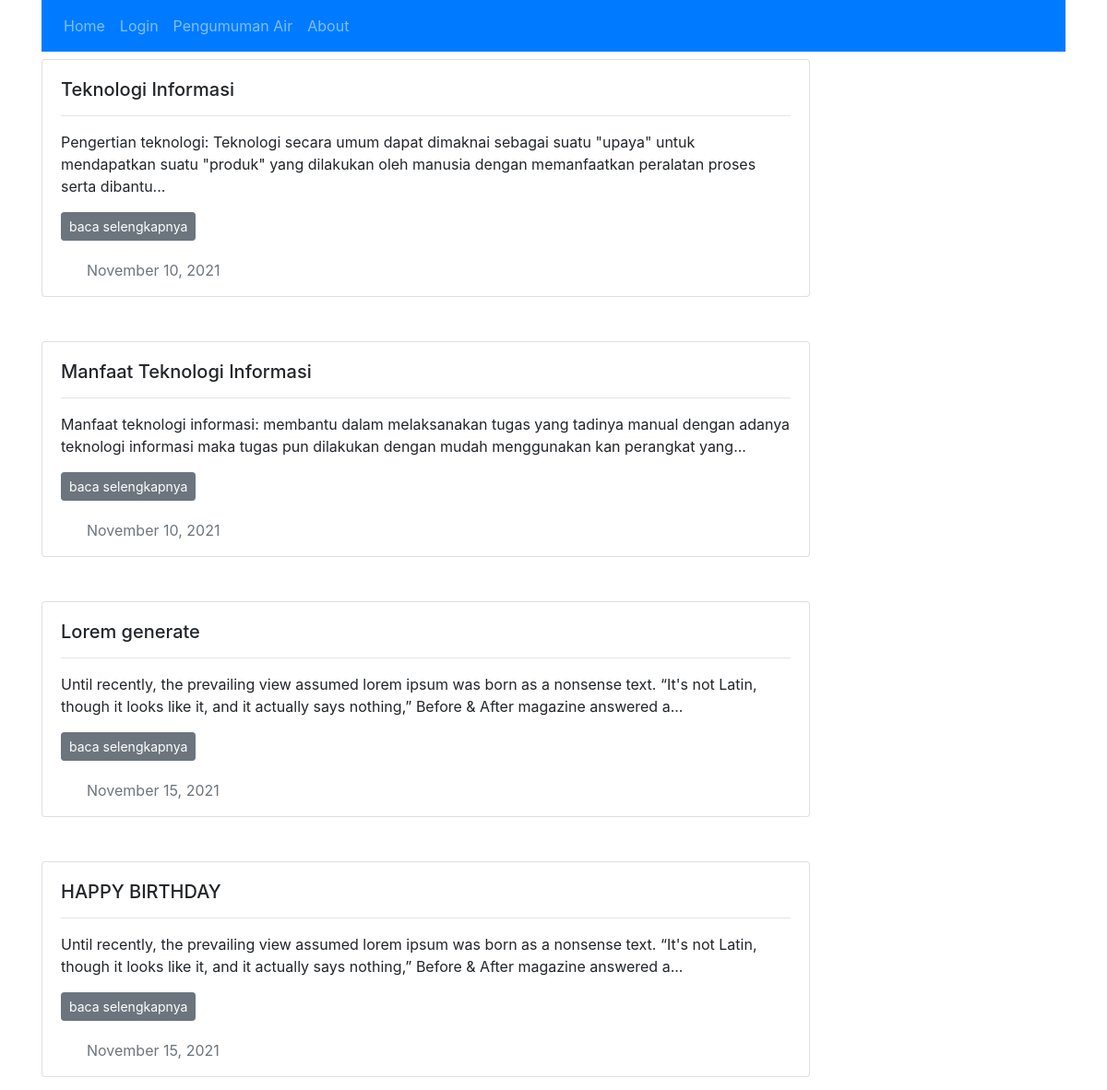
Before: / (upper part) with the older database file.
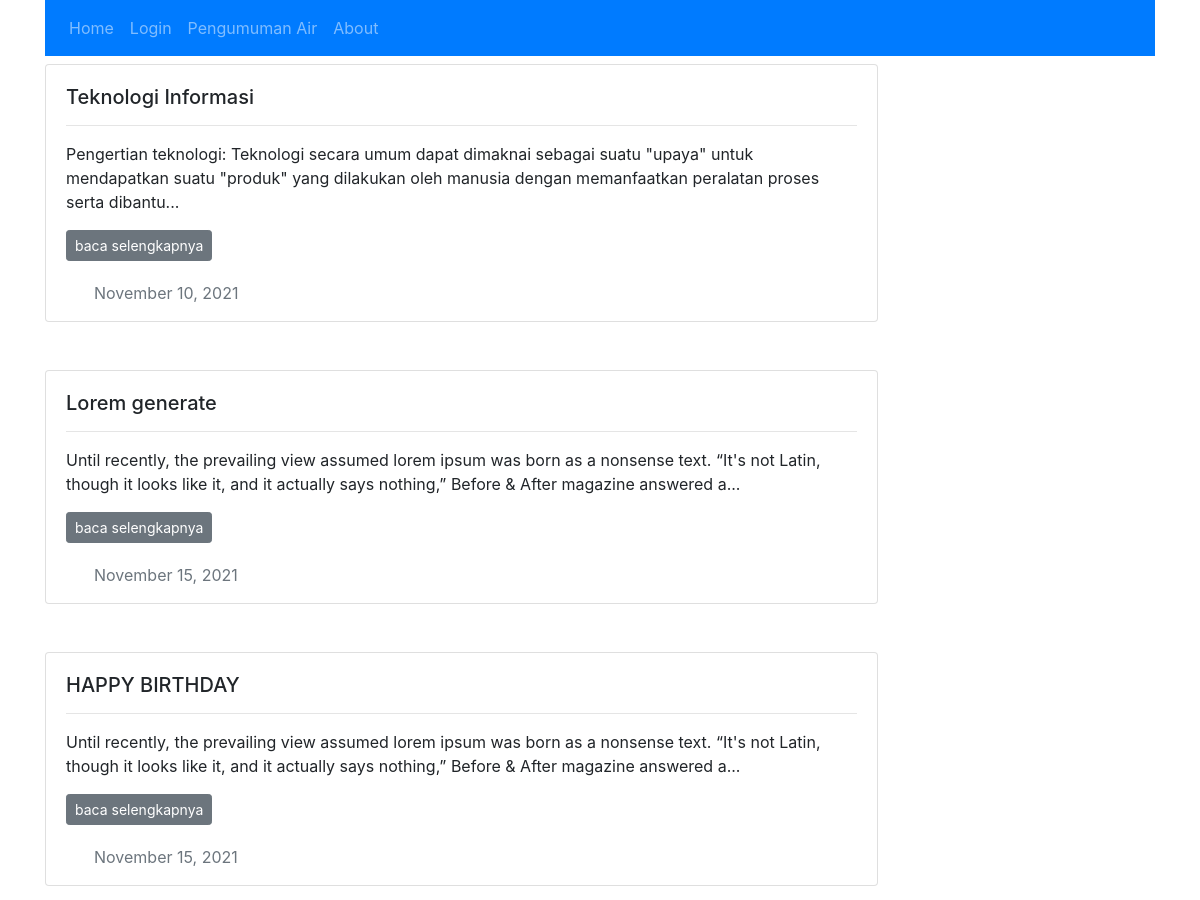
After: the same page with the newer database file.
### affairs/models.py (models this page shows, shortened)
class Artikel(db.Model):
    id = db.Column(db.Integer, primary_key=True)
    judul = db.Column(db.String(255), nullable=False)
    konten = db.Column(db.Text, nullable=False)
    thumbnail = db.Column(db.String(255), nullable=False)
    tgl_post = db.Column(db.DateTime, nullable=False, default=datetime.utcnow)
    kategori_id = db.Column(db.Integer, db.ForeignKey('kategori.id'), nullable=False)

### affairs/admin/routes.py (the view)
@admingam.route("/")
def home():
    daf_ar = Artikel.query.all() #paginate(page=halaman, per_page=3)
    return render_template("index.html", daf_ar=daf_ar)

### affairs/templates/index.html
{% extends 'layout.html'%}
{%block content %}
{% for df in daf_ar %}
      <div class="card w-75 ">
        <div class="card-body">
          <h5 class="card-title">{{df.judul}}</h5>
          <hr>
          <p class="card-text">{{df.konten | truncate(200) | striptags()}}</p>
          <a href="{{url_for('admingam.baca_ar', id=df.id)}}" class="btn btn-secondary btn-sm">baca selengkapnya</a>
        </div>
        <p class="text-muted ml-5">{{df.tgl_post.strftime('%B %d, %Y')}}</p>
      </div>
      <br><br>
{% endfor %}
{%endblock content %}

### affairs/templates/layout.html (shortened to what this page needs)
<!doctype html>
<html lang="en">
  <head>
    <link rel="stylesheet" href="https://cdn.jsdelivr.net/npm/bootstrap@4.0.0/dist/css/bootstrap.min.css">
  </head>
  <body>
  <div class="container" >
    <nav class="navbar navbar-expand-lg navbar navbar-dark bg-primary mb-2">
        <div class="collapse navbar-collapse" id="navbarNavDropdown">
          <ul class="navbar-nav">
              {% if current_user.is_authenticated %}
            <li class="nav-item active">
              <a class="nav-link" href="">Home <span class="sr-only">(current)</span></a>
            </li>
            <li class="nav-item dropdown">
              <a class="nav-link dropdown-toggle" href="#" id="navbarDropdownMenuLink" data-toggle="dropdown" aria-haspopup="true" aria-expanded="false">
               Menu
              </a>
              <div class="dropdown-menu" aria-labelledby="navbarDropdownMenuLink">
                <a class="dropdown-item" href="{{url_for('admingam.tambah_kat')}}">Tambah Kategori</a>
                <a class="dropdown-item" href="{{url_for('admingam.tambah_artikel')}}">Tambah artikel</a>
                <a class="dropdown-item" href="{{url_for('admingam.admin_panel')}}">Admin Panel</a>
                <a class="dropdown-item" href="{{url_for('admingam.logout_adm')}}">Logout</a>
              </div>
            </li>
            {%else %}
            <li class="nav-item">
              <a class="nav-link" href="/">Home</a>
            </li>
            <li class="nav-item">
              <a class="nav-link" href="{{url_for('admingam.login_adm')}}">Login</a>
            </li>
            <li class="nav-item">
              <a class="nav-link" href="{{url_for('admingam.lamanrek')}}">Pengumuman Air</a>
            </li>
            <li class="nav-item">
              <a class="nav-link" href="/about">About</a>
            </li>
            {% endif %}
          </ul>
        </div>
      </nav>
      {%block content%}
      {%endblock content%}
</div>
  </body>
</html>

Changed rows visible on the page:
removed Artikel: judul "Manfaat Teknologi Informasi", konten "Manfaat teknologi informasi: membantu dalam melaksanakan tugas yang tadinya manual dengan adanya teknologi informasi maka tugas pun dilakukan dengan mudah menggunakan kan perangkat yang...", tgl_post "November 10, 2021"
